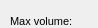
      <widget class="QWidget" name="page_6">
       <property name="geometry">
        <rect>
         <x>0</x>
         <y>0</y>
         <width>98</width>
         <height>28</height>
        </rect>
       </property>
       <attribute name="label">
        <string>Specific information</string>
       </attribute>
       <widget class="QLineEdit" name="fountain_pump_number">
        <property name="geometry">
         <rect>
          <x>110</x>
          <y>100</y>
          <width>160</width>
          <height>20</height>
         </rect>
        </property>
        <property name="inputMask">
         <string/>
        </property>
        <property name="frame">
         <bool>true</bool>
        </property>
       </widget>
       <widget class="QLabel" name="label_fountain_chlorinator">
        <property name="geometry">
         <rect>
          <x>280</x>
          <y>100</y>
          <width>90</width>
          <height>22</height>
         </rect>
        </property>
        <property name="font">
         <font>
          <pointsize>8</pointsize>
         </font>
        </property>
        <property name="frameShape">
         <enum>QFrame::NoFrame</enum>
        </property>
        <property name="frameShadow">
         <enum>QFrame::Plain</enum>
        </property>
        <property name="text">
         <string>Chlorinator:</string>
        </property>
        <property name="textFormat">
         <enum>Qt::AutoText</enum>
        </property>
        <property name="scaledContents">
         <bool>false</bool>
        </property>
        <property name="alignment">
         <set>Qt::AlignLeading|Qt::AlignLeft|Qt::AlignVCenter</set>
        </property>
        <property name="margin">
         <number>3</number>
        </property>
       </widget>
       <widget class="QLabel" name="label_fountain_connection">
        <property name="geometry">
         <rect>
          <x>280</x>
          <y>70</y>
          <width>90</width>
          <height>22</height>
         </rect>
        </property>
        <property name="font">
         <font>
          <pointsize>8</pointsize>
         </font>
        </property>
        <property name="frameShape">
         <enum>QFrame::NoFrame</enum>
        </property>
        <property name="frameShadow">
         <enum>QFrame::Plain</enum>
        </property>
        <property name="text">
         <string>Connection:</string>
        </property>
        <property name="textFormat">
         <enum>Qt::AutoText</enum>
        </property>
        <property name="scaledContents">
         <bool>false</bool>
        </property>
        <property name="alignment">
         <set>Qt::AlignLeading|Qt::AlignLeft|Qt::AlignVCenter</set>
        </property>
        <property name="margin">
         <number>3</number>
        </property>
       </widget>
       <widget class="QLineEdit" name="fountain_container_number">
        <property name="geometry">
         <rect>
          <x>110</x>
          <y>70</y>
          <width>160</width>
          <height>20</height>
         </rect>
        </property>
        <property name="inputMask">
         <string/>
        </property>
        <property name="frame">
         <bool>true</bool>
        </property>
       </widget>
       <widget class="QLabel" name="label_fountain_container_number">
        <property name="geometry">
         <rect>
          <x>10</x>
          <y>70</y>
          <width>111</width>
          <height>22</height>
         </rect>
        </property>
        <property name="font">
         <font>
          <pointsize>8</pointsize>
         </font>
        </property>
        <property name="frameShape">
         <enum>QFrame::NoFrame</enum>
        </property>
        <property name="frameShadow">
         <enum>QFrame::Plain</enum>
        </property>
        <property name="text">
         <string>Container number:</string>
        </property>
        <property name="textFormat">
         <enum>Qt::AutoText</enum>
        </property>
        <property name="scaledContents">
         <bool>false</bool>
        </property>
        <property name="alignment">
         <set>Qt::AlignLeading|Qt::AlignLeft|Qt::AlignVCenter</set>
        </property>
        <property name="margin">
         <number>3</number>
        </property>
       </widget>
       <widget class="QLineEdit" name="fountain_regulation_tank">
        <property name="geometry">
         <rect>
          <x>380</x>
          <y>10</y>
          <width>160</width>
          <height>20</height>
         </rect>
        </property>
        <property name="inputMask">
         <string/>
        </property>
        <property name="text">
         <string/>
        </property>
        <property name="frame">
         <bool>true</bool>
        </property>
       </widget>
       <widget class="QLineEdit" name="fountain_vtotal">
        <property name="geometry">
         <rect>
          <x>110</x>
          <y>40</y>
          <width>160</width>
          <height>20</height>
         </rect>
        </property>
        <property name="inputMask">
         <string/>
        </property>
        <property name="text">
         <string/>
        </property>
        <property name="frame">
         <bool>true</bool>
        </property>
       </widget>
       <widget class="QLabel" name="label_fountain_vmax">
        <property name="geometry">
         <rect>
          <x>10</x>
          <y>10</y>
          <width>90</width>
          <height>22</height>
         </rect>
        </property>
        <property name="font">
         <font>
          <pointsize>8</pointsize>
         </font>
        </property>
        <property name="frameShape">
         <enum>QFrame::NoFrame</enum>
        </property>
        <property name="frameShadow">
         <enum>QFrame::Plain</enum>
        </property>
        <property name="text">
         <string>Max volume:</string>
        </property>
        <property name="textFormat">
         <enum>Qt::AutoText</enum>
        </property>
        <property name="scaledContents">
         <bool>false</bool>
        </property>
        <property name="alignment">
         <set>Qt::AlignLeading|Qt::AlignLeft|Qt::AlignVCenter</set>
        </property>
        <property name="margin">
         <number>3</number>
        </property>
       </widget>
       <widget class="QLabel" name="label_fountain_vtotal">
        <property name="geometry">
         <rect>
          <x>10</x>
          <y>40</y>
          <width>90</width>
          <height>22</height>
         </rect>
        </property>
        <property name="font">
         <font>
          <pointsize>8</pointsize>
         </font>
        </property>
        <property name="frameShape">
         <enum>QFrame::NoFrame</enum>
        </property>
        <property name="frameShadow">
         <enum>QFrame::Plain</enum>
        </property>
        <property name="text">
         <string>Total volume:</string>
        </property>
        <property name="textFormat">
         <enum>Qt::AutoText</enum>
        </property>
        <property name="scaledContents">
         <bool>false</bool>
        </property>
        <property name="alignment">
         <set>Qt::AlignLeading|Qt::AlignLeft|Qt::AlignVCenter</set>
        </property>
        <property name="margin">
         <number>3</number>
        </property>
       </widget>
       <widget class="QLabel" name="label_fountain_regulation_tank">
        <property name="geometry">
         <rect>
          <x>280</x>
          <y>10</y>
          <width>101</width>
          <height>22</height>
         </rect>
        </property>
        <property name="font">
         <font>
          <pointsize>8</pointsize>
         </font>
        </property>
        <property name="frameShape">
         <enum>QFrame::NoFrame</enum>
        </property>
        <property name="frameShadow">
         <enum>QFrame::Plain</enum>
        </property>
        <property name="text">
         <string>Regulation tank:</string>
        </property>
        <property name="textFormat">
         <enum>Qt::AutoText</enum>
        </property>
        <property name="scaledContents">
         <bool>false</bool>
        </property>
        <property name="alignment">
         <set>Qt::AlignLeading|Qt::AlignLeft|Qt::AlignVCenter</set>
        </property>
        <property name="margin">
         <number>3</number>
        </property>
       </widget>
       <widget class="QLabel" name="label_fountain_name">
        <property name="geometry">
         <rect>
          <x>280</x>
          <y>40</y>
          <width>101</width>
          <height>22</height>
         </rect>
        </property>
        <property name="font">
         <font>
          <pointsize>8</pointsize>
         </font>
        </property>
        <property name="frameShape">
         <enum>QFrame::NoFrame</enum>
        </property>
        <property name="frameShadow">
         <enum>QFrame::Plain</enum>
        </property>
        <property name="text">
         <string>Fountain name:</string>
        </property>
        <property name="textFormat">
         <enum>Qt::AutoText</enum>
        </property>
        <property name="scaledContents">
         <bool>false</bool>
        </property>
        <property name="alignment">
         <set>Qt::AlignLeading|Qt::AlignLeft|Qt::AlignVCenter</set>
        </property>
        <property name="margin">
         <number>3</number>
        </property>
       </widget>
       <widget class="QLineEdit" name="fountain_connection">
        <property name="geometry">
         <rect>
          <x>380</x>
          <y>70</y>
          <width>160</width>
          <height>20</height>
         </rect>
        </property>
        <property name="inputMask">
         <string/>
        </property>
        <property name="frame">
         <bool>true</bool>
        </property>
       </widget>
       <widget class="QLineEdit" name="fountain_chlorinator">
        <property name="geometry">
         <rect>
          <x>380</x>
          <y>100</y>
          <width>160</width>
          <height>20</height>
         </rect>
        </property>
        <property name="inputMask">
         <string/>
        </property>
        <property name="text">
         <string/>
        </property>
        <property name="frame">
         <bool>true</bool>
        </property>
       </widget>
       <widget class="QLabel" name="label_fountain_power">
        <property name="geometry">
         <rect>
          <x>10</x>
          <y>130</y>
          <width>90</width>
          <height>22</height>
         </rect>
        </property>
        <property name="font">
         <font>
          <pointsize>8</pointsize>
         </font>
        </property>
        <property name="frameShape">
         <enum>QFrame::NoFrame</enum>
        </property>
        <property name="frameShadow">
         <enum>QFrame::Plain</enum>
        </property>
        <property name="text">
         <string>Power:</string>
        </property>
        <property name="textFormat">
         <enum>Qt::AutoText</enum>
        </property>
        <property name="scaledContents">
         <bool>false</bool>
        </property>
        <property name="alignment">
         <set>Qt::AlignLeading|Qt::AlignLeft|Qt::AlignVCenter</set>
        </property>
        <property name="margin">
         <number>3</number>
        </property>
       </widget>
       <widget class="QLabel" name="label_fountain_pump_number">
        <property name="geometry">
         <rect>
          <x>10</x>
          <y>100</y>
          <width>90</width>
          <height>22</height>
         </rect>
        </property>
        <property name="font">
         <font>
          <pointsize>8</pointsize>
         </font>
        </property>
        <property name="frameShape">
         <enum>QFrame::NoFrame</enum>
        </property>
        <property name="frameShadow">
         <enum>QFrame::Plain</enum>
        </property>
        <property name="text">
         <string>Pump number:</string>
        </property>
        <property name="textFormat">
         <enum>Qt::AutoText</enum>
        </property>
        <property name="scaledContents">
         <bool>false</bool>
        </property>
        <property name="alignment">
         <set>Qt::AlignLeading|Qt::AlignLeft|Qt::AlignVCenter</set>
        </property>
        <property name="margin">
         <number>3</number>
        </property>
       </widget>
       <widget class="QLineEdit" name="fountain_power">
        <property name="geometry">
         <rect>
          <x>110</x>
          <y>130</y>
          <width>160</width>
          <height>20</height>
         </rect>
        </property>
        <property name="inputMask">
         <string/>
        </property>
        <property name="frame">
         <bool>true</bool>
        </property>
       </widget>
       <widget class="QLineEdit" name="fountain_name">
        <property name="geometry">
         <rect>
          <x>380</x>
          <y>40</y>
          <width>160</width>
          <height>20</height>
         </rect>
        </property>
        <property name="inputMask">
         <string/>
        </property>
        <property name="frame">
         <bool>true</bool>
        </property>
       </widget>
       <widget class="QLineEdit" name="fountain_vmax">
        <property name="geometry">
         <rect>
          <x>110</x>
          <y>10</y>
          <width>160</width>
          <height>20</height>
         </rect>
        </property>
        <property name="inputMask">
         <string/>
        </property>
        <property name="frame">
         <bool>true</bool>
        </property>
       </widget>
      </widget>
